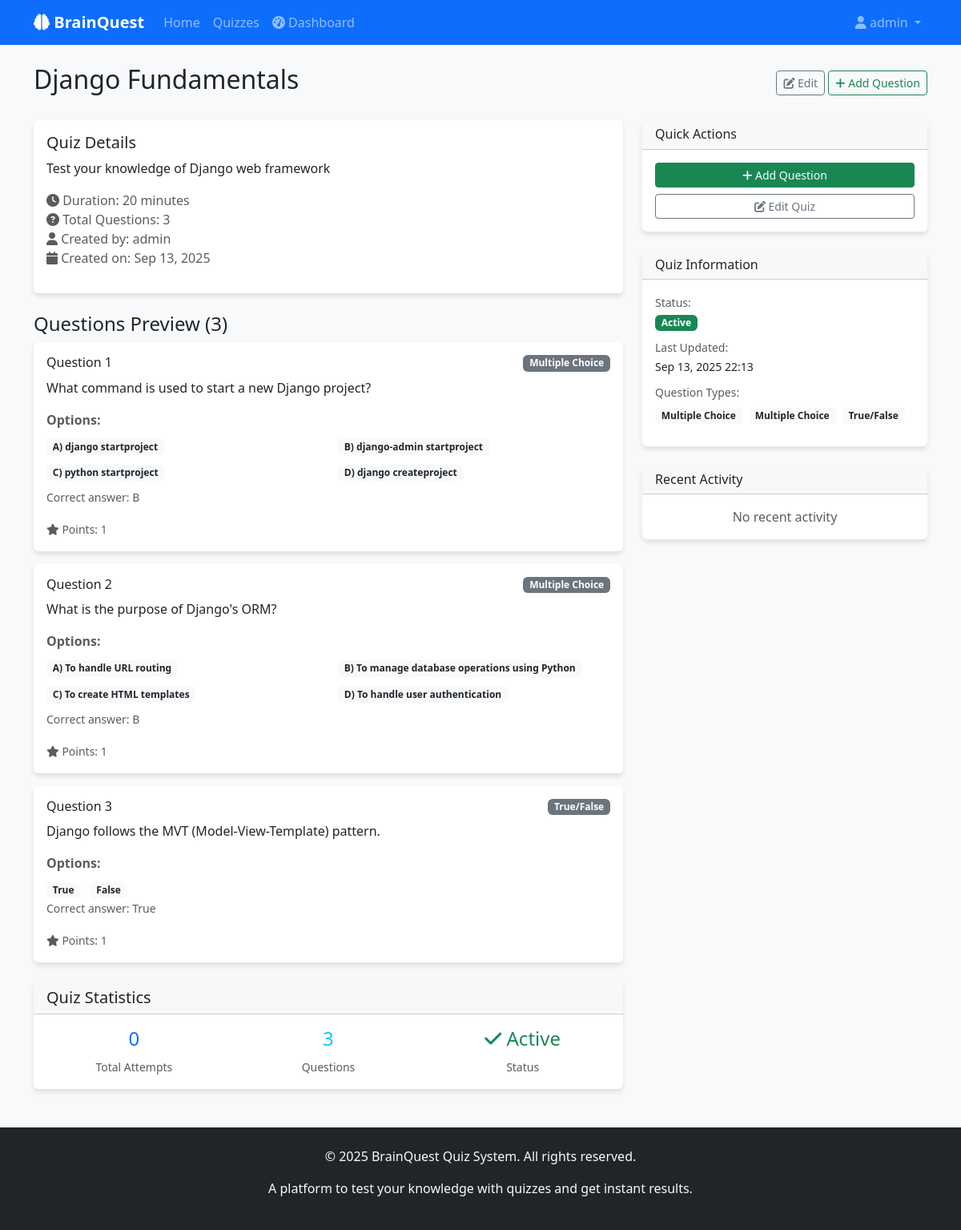
Page /quizzes/2/ (signed in) on the earlier database version.
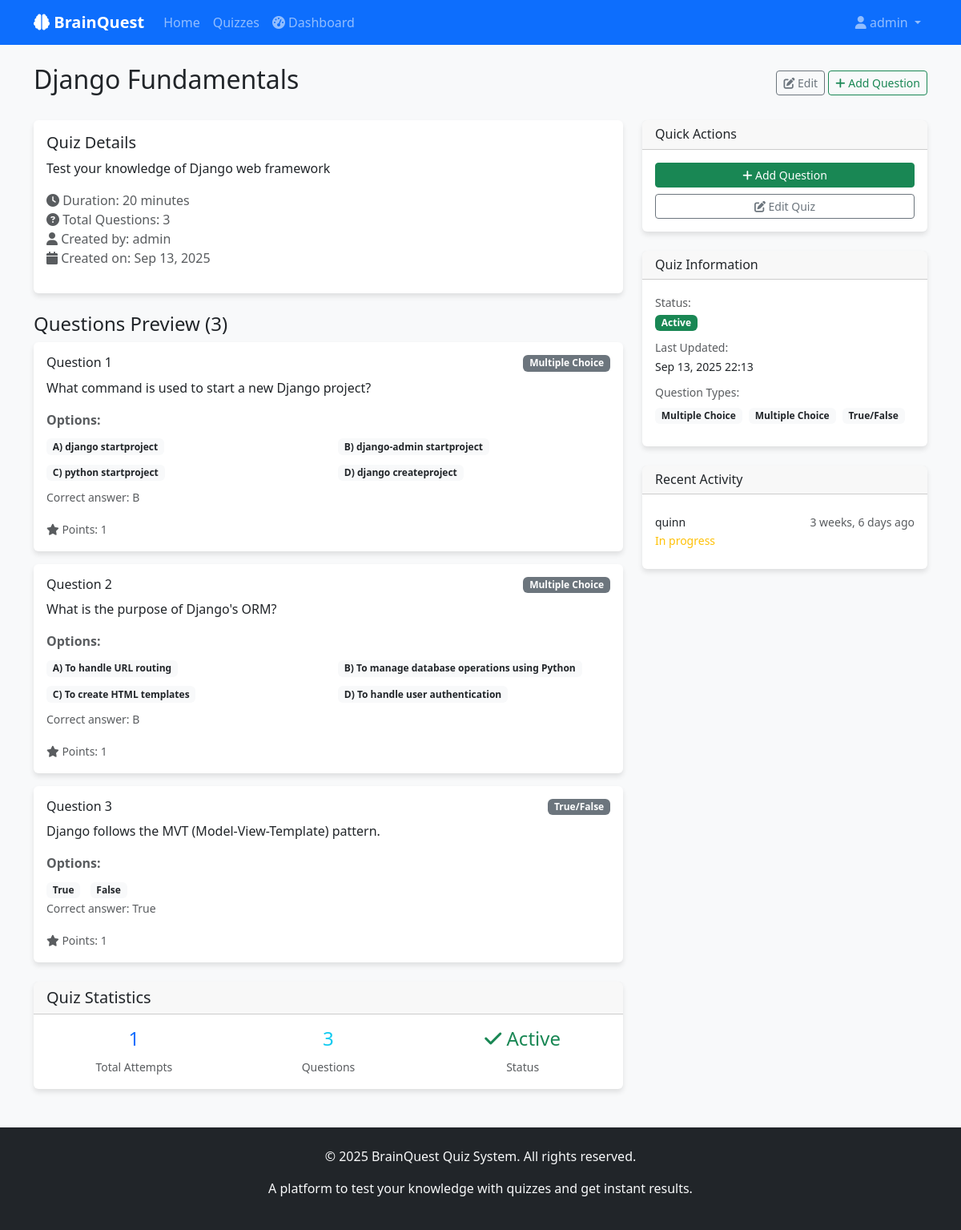
Same page on the later database version.
### quizzes/models.py (models this page shows, shortened)
class Question(models.Model):
    QUESTION_TYPES = (
        ('mcq', 'Multiple Choice'),
        ('true_false', 'True/False'),
        ('short_answer', 'Short Answer'),
    )
    quiz = models.ForeignKey(Quiz, on_delete=models.CASCADE, related_name='questions')
    question_text = models.TextField()
    question_type = models.CharField(max_length=20, choices=QUESTION_TYPES, default='mcq')
    option_a = models.CharField(max_length=200, blank=True)
    option_b = models.CharField(max_length=200, blank=True)
    option_c = models.CharField(max_length=200, blank=True)
    option_d = models.CharField(max_length=200, blank=True)
    correct_option = models.CharField(max_length=1, choices=(
        ('a', 'A'),
        ('b', 'B'),
        ('c', 'C'),
        ('d', 'D'),
    ), blank=True)
    correct_answer = models.TextField(blank=True, help_text="For short answer questions")
    points = models.PositiveIntegerField(default=1)
    created_at = models.DateTimeField(auto_now_add=True)
    class Meta:
        ordering = ['created_at']

class Quiz(models.Model):
    title = models.CharField(max_length=200)
    description = models.TextField(blank=True)
    duration = models.PositiveIntegerField(help_text="Duration in minutes")
    created_by = models.ForeignKey(User, on_delete=models.CASCADE, related_name='quizzes_created')
    created_at = models.DateTimeField(auto_now_add=True)
    updated_at = models.DateTimeField(auto_now=True)
    is_active = models.BooleanField(default=True)
    class Meta:
        verbose_name_plural = "Quizzes"
        ordering = ['-created_at']

### users/models.py (models this page shows, shortened)
class CustomUser(AbstractUser):
    ROLE_CHOICES = (
        ('admin', 'Admin'),
        ('user', 'User'),
    )
    role = models.CharField(max_length=10, choices=ROLE_CHOICES, default='user')
    created_at = models.DateTimeField(auto_now_add=True)
    updated_at = models.DateTimeField(auto_now=True)

### results/models.py (models this page shows, shortened)
class QuizSubmission(models.Model):
    user = models.ForeignKey(User, on_delete=models.CASCADE, related_name='quiz_submissions')
    quiz = models.ForeignKey(Quiz, on_delete=models.CASCADE, related_name='submissions')
    score = models.FloatField(default=0)
    total_questions = models.PositiveIntegerField(default=0)
    correct_answers = models.PositiveIntegerField(default=0)
    started_at = models.DateTimeField(auto_now_add=True)
    completed_at = models.DateTimeField(null=True, blank=True)
    is_completed = models.BooleanField(default=False)
    class Meta:
        ordering = ['-started_at']

### quizzes/views.py (the view)
# urls.py: path('<int:quiz_id>/', views.quiz_detail, name='quiz_detail'),
@login_required
def quiz_detail(request, quiz_id):
    quiz = get_object_or_404(Quiz, id=quiz_id, is_active=True)
    questions = quiz.questions.all()
    return render(request, 'quizzes/quiz_detail.html', {'quiz': quiz, 'questions': questions})

### templates/quizzes/quiz_detail.html (shortened to what the changed rows need)
{% extends 'base.html' %}
{% block content %}
<div class="d-flex justify-content-between align-items-center mb-4">
    <h2>{{ quiz.title }}</h2>
    {% if user.is_authenticated and user.is_staff or user.role == 'admin' %}
    <div>
        <a href="{% url 'quizzes:quiz_edit' quiz.id %}" class="btn btn-outline-secondary btn-sm">
        </a>
        <a href="{% url 'quizzes:question_create' quiz.id %}" class="btn btn-outline-success btn-sm">
        </a>
    </div>
    {% endif %}
</div>
<div class="row">
    <div class="col-md-8">
        <div class="card mb-4">
            <div class="card-body">
                <h5 class="card-title">Quiz Details</h5>
                {% if quiz.description %}
                <p class="card-text">{{ quiz.description }}</p>
                {% endif %}
                <p class="text-muted">
                    <i class="fas fa-clock"></i> Duration: {{ quiz.duration }} minutes
                    <br>
                    <i class="fas fa-question-circle"></i> Total Questions: {{ questions.count }}
                    <br>
                    <i class="fas fa-user"></i> Created by: {{ quiz.created_by.username }}
                    <br>
                    <i class="fas fa-calendar"></i> Created on: {{ quiz.created_at|date:"M d, Y" }}
                </p>
            </div>
        </div>
        {% if user.is_authenticated and user.is_staff or user.role == 'admin' %}
            {% for question in questions %}
            <div class="card mb-3">
                <div class="card-body">
                    <div class="d-flex justify-content-between align-items-start mb-2">
                        <h6 class="card-title mb-0">Question {{ forloop.counter }}</h6>
                        <span class="badge bg-secondary">{{ question.get_question_type_display }}</span>
                    </div>
                    <p class="card-text">{{ question.question_text }}</p>
                    {% if question.question_type == 'mcq' %}
                    <div class="options-container mt-3">
                        <p class="text-muted mb-2"><strong>Options:</strong></p>
                        <div class="row">
                            {% if question.option_a %}
                            <div class="col-md-6 mb-2">
                                <span class="badge bg-light text-dark">A) {{ question.option_a }}</span>
                            </div>
                            {% endif %}
                            {% if question.option_b %}
                            <div class="col-md-6 mb-2">
                                <span class="badge bg-light text-dark">B) {{ question.option_b }}</span>
                            </div>
                            {% endif %}
                            {% if question.option_c %}
                            <div class="col-md-6 mb-2">
                                <span class="badge bg-light text-dark">C) {{ question.option_c }}</span>
                            </div>
                            {% endif %}
                            {% if question.option_d %}
                            <div class="col-md-6 mb-2">
                                <span class="badge bg-light text-dark">D) {{ question.option_d }}</span>
                            </div>
                            {% endif %}
                        </div>
                        <small class="text-muted">Correct answer: {{ question.correct_option|upper }}</small>
                    </div>
                    {% elif question.question_type == 'true_false' %}
                    <div class="options-container mt-3">
                        <p class="text-muted mb-2"><strong>Options:</strong></p>
                        <div>
                            <span class="badge bg-light text-dark me-2">True</span>
                            <span class="badge bg-light text-dark">False</span>
                        </div>
                        <small class="text-muted">Correct answer: {% if question.correct_option == 'a' %}True{% else %}False{% endif %}</small>
                    </div>
                    {% elif question.question_type == 'short_answer' %}
                    <div class="short-answer-container mt-3">
                        <p class="text-muted"><strong>Type:</strong> Short Answer</p>
                        <small class="text-muted">Expected answer: {{ question.correct_answer }}</small>
                    </div>
                    {% endif %}
                    <div class="mt-3">
                        <small class="text-muted">
                            <i class="fas fa-star"></i> Points: {{ question.points }}
                        </small>
                    </div>
                </div>
            </div>
            {% empty %}
            <div class="alert alert-info">
                <i class="fas fa-info-circle"></i> No questions added yet.
                <a href="{% url 'quizzes:question_create' quiz.id %}" class="alert-link">Add the first question!</a>
            </div>
            {% endfor %}
        {% endif %}
        {% if user.is_authenticated and user.is_staff or user.role == 'admin' %}
        <div class="card mt-4">
            <div class="card-header">
                <h5 class="mb-0">Quiz Statistics</h5>
            </div>
            <div class="card-body">
                <div class="row text-center">
                    <div class="col-md-4">
                        <div class="h4 text-primary">{{ quiz.submissions.count }}</div>
                        <small class="text-muted">Total Attempts</small>
                    </div>
                    <div class="col-md-4">
                        <div class="h4 text-info">{{ questions.count }}</div>
                        <small class="text-muted">Questions</small>
                    </div>
                    <div class="col-md-4">
                        <div class="h4 text-success">
                            {% if quiz.is_active %}
                            <i class="fas fa-check text-success"></i> Active
                            {% else %}
                            <i class="fas fa-times text-secondary"></i> Inactive
                            {% endif %}
                        </div>
                        <small class="text-muted">Status</small>
                    </div>
                </div>
            </div>
        </div>
        {% endif %}
    </div>
    <div class="col-md-4">
        <div class="card mb-4">
            <div class="card-body">
                <div class="mb-2">
                    <small class="text-muted">Last Updated:</small>
                    <br>
                    <small>{{ quiz.updated_at|date:"M d, Y H:i" }}</small>
                </div>
                <div class="mb-2">
                    <br>
                    <div class="mt-1">
                        {% for question in questions %}
                            <span class="badge bg-light text-dark me-1 mb-1">{{ question.get_question_type_display }}</span>
                        {% empty %}
                            <small class="text-muted">No questions yet</small>
                        {% endfor %}
                    </div>
                </div>
            </div>
        </div>
        {% if user.is_authenticated and user.is_staff or user.role == 'admin' %}
        <div class="card">
            <div class="card-body">
                {% if quiz.submissions.all %}
                    <div class="list-group list-group-flush">
                        {% for submission in quiz.submissions.all|slice:":3" %}
                        <div class="list-group-item px-0 py-2">
                            <div class="d-flex justify-content-between">
                                <small class="text-truncate">{{ submission.user.username }}</small>
                                <small class="text-muted">{{ submission.started_at|timesince }} ago</small>
                            </div>
                            <small class="text-muted">
                                {% if submission.is_completed %}
                                    Score: {{ submission.score|floatformat:1 }}%
                                {% else %}
                                    <span class="text-warning">In progress</span>
                                {% endif %}
                            </small>
                        </div>
                        {% endfor %}
                    </div>
                {% else %}
                    <p class="text-muted text-center mb-0">No recent activity</p>
                {% endif %}
            </div>
        </div>
        {% endif %}
    </div>
</div>
{% endblock %}

Differences in the rows shown:
computed for Quiz "Django Fundamentals": submissions.count "0" → "1"
added QuizSubmission: user.username "quinn", started_at "3 weeks, 6 days", is_completed "In progress"
Other differences:
text no longer shown: "No recent activity"
